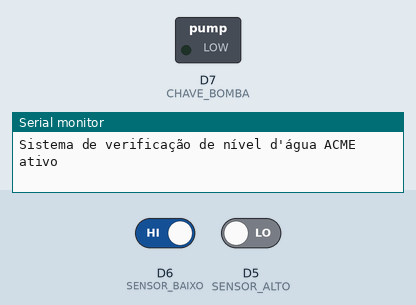
A sketch run on a simulated ESP8266 (NodeMCU). On the bench: switched loads named in the sketch (green lamp = pin HIGH), the last lines printed to the serial monitor. The inputs (shaded band) are chosen by the test bench; at power-on: D6 (SENSOR_BAIXO) HIGH, D5 (SENSOR_ALTO) LOW.

Above: at 1.2 s.
1.3 s: D6 (SENSOR_BAIXO) driven LOW
At 1.8 s:
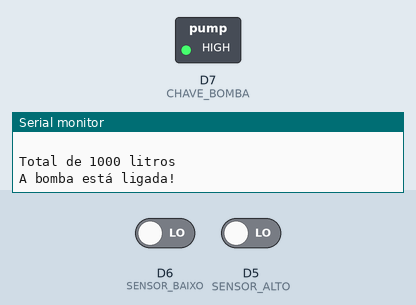
2.8 s: D5 (SENSOR_ALTO) driven HIGH
At 4.0 s:
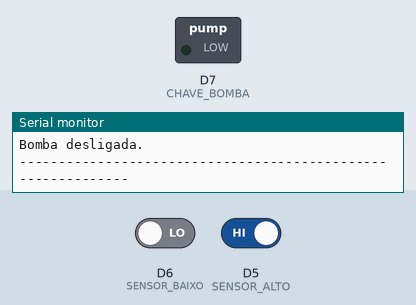
4.3 s: D5 (SENSOR_ALTO) driven LOW
At 5.3 s:
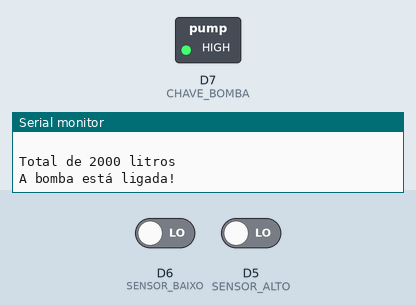
Timing chart, 0 to 7.3 s (numbered marks = the images above; inputs shaded):
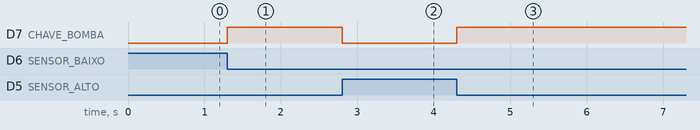

The sketch:

sensor_nivel.ino
```cpp
const int SENSOR_ALTO = D5;
const int SENSOR_BAIXO = D6;
const int CHAVE_BOMBA = D7;
const int VOLUME_CAIXA = 1000;
int contaConsumo = 0;


void setup() {
  Serial.begin(115200);
  pinMode(SENSOR_ALTO,0);
  pinMode(SENSOR_BAIXO,0);
  pinMode(CHAVE_BOMBA,1);

  digitalWrite(CHAVE_BOMBA, 0);
  Serial.println("\n");
  Serial.println("Sistema de verificação de nível d'água ACME ativo \n");
}

void loop() {
  if(digitalRead(SENSOR_ALTO)==1 and digitalRead(CHAVE_BOMBA)== 1){
    digitalWrite(CHAVE_BOMBA, 0);
    Serial.println("Bomba desligada. \n");
    Serial.println("-------------------------------------------------------------");
  }
  else if(digitalRead(SENSOR_ALTO)==0 and digitalRead(SENSOR_BAIXO)==0 and digitalRead(CHAVE_BOMBA) == 0){
    digitalWrite(CHAVE_BOMBA, 1);
    contaConsumo += 1;
    Serial.println("O volume total da caixa d'água foi consumido "+ String(contaConsumo) + " vezes.\n ");
    if(VOLUME_CAIXA != 0){
          Serial.println("Total de " + String(contaConsumo * VOLUME_CAIXA) + " litros\n");
    }
    Serial.println("A bomba está ligada! \n");

  }
}
```

Measured:
- after the input at 1.3 s, D7 (CHAVE_BOMBA): LOW → HIGH at once
- after the input at 2.8 s, D7 (CHAVE_BOMBA): HIGH → LOW at once
- after the input at 4.3 s, D7 (CHAVE_BOMBA): LOW → HIGH at once
